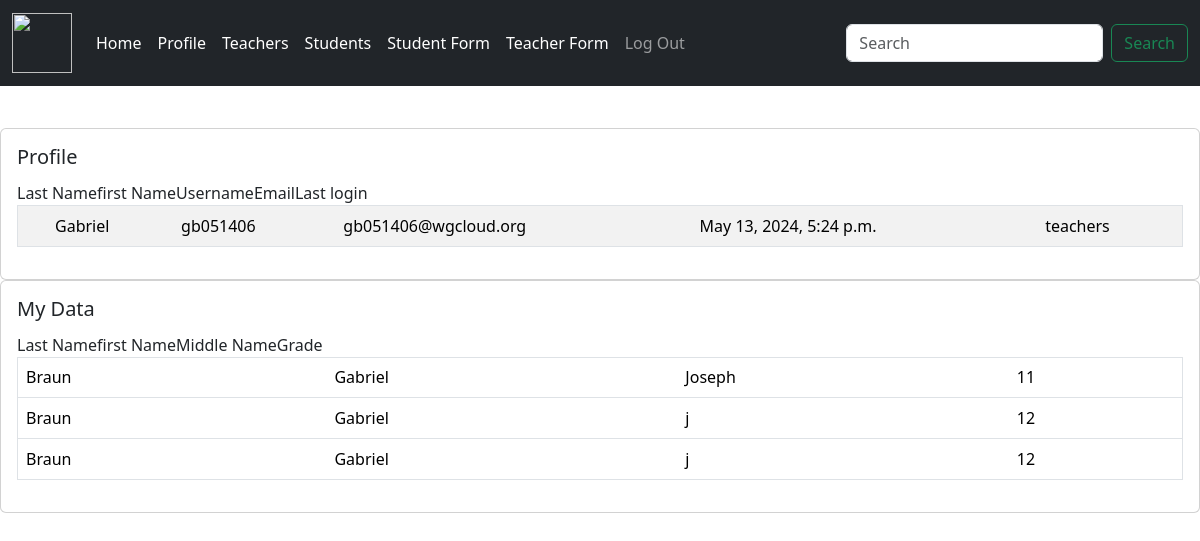
/profile/ (signed in), run on the app's committed database.
### tutorialapp/models.py (models this page shows, shortened)
class Student(models.Model):
    GRADES =(
        ('9', '9'),
        ('10', '10'),
        ('11', '11'),
        ('12', '12'),
    )
    firstname = models.CharField(max_length=200, null=True, verbose_name="First Name ")
    lastname = models.CharField(max_length=200, null=True, verbose_name="Last Name ")
    middlename = models.CharField(max_length=200, null=True, verbose_name="Middle Name ")
    grade = models.CharField(max_length=200, null=True, choices=GRADES, verbose_name="Grade ")

### tutorialapp/views.py (the view)
# urls.py: path('profile/', views.profile, name='profile'),
@login_required
def profile(request):
    mystudentaccounts = Student.objects.filter(lastname=request.user.last_name, firstname=request.user.first_name)
    context={
        'mystudentaccounts' :mystudentaccounts,
    }
    return render(request, 'profile.html', context)

### tutorialapp/templates/profile.html (shortened to what this page needs)
{% extends 'base.html' %}
{% block content %}
<h1>Profile</h1>
<br><br><br>
<div class="card" style="width: 10;">
    <div class="card-body">
      <h5 class="card-title">Profile</h5>
      <p class="card-text">
        <table border="1" width="100%" class="table table=light table-striped">
            <tbody>
                <tr>
                    <td>{{request.user.Last_Name}}</td>
                    <td>{{request.user.first_name}}</td>
                    <td>{{request.user.username}}</td>
                    <td>{{request.user.email}}</td>
                    <td>{{request.user.last_login}}</td>
                    <td>
                        {% for group in request.user.groups.all %}
                        {{group.name}}<br>
                    {% endfor %}
                    </td>
                </tr>
            </tbody>
        </table>
                </p>
    </div>
  </div>
  <div class="card" style="width: 10;">
    <div class="card-body">
      <h5 class="card-title">My Data</h5>
      <p class="card-text">
        <table border="1" width="100%" class="table table=light table-striped">
            <thead>
            {% for i in mystudentaccounts%}
                <tr>
                    <td>{{i.lastname}}</td>
                    <td>{{i.firstname}}</td>
                    <td>{{i.middlename}}</td>
                    <td>{{i.grade}}</td>
                </tr>
            {% endfor %}
            </thead>
        </table>
                </p>
    </div>
  </div>
{% endblock %}

### tutorialapp/templates/base.html (shortened to what this page needs)
{% load static %}
<!DOCTYPE html>
<html>
    <head>
        <link href="https://cdn.jsdelivr.net/npm/bootstrap@5.3.3/dist/css/bootstrap.min.css" rel="stylesheet">
    </head>
    <body>
        <nav class="navbar navbar-expand-md navbar-dark fixed-top bg-dark">
            <div class="container-fluid">
              <a class="navbar-brand" href="https://www.google.com/search?sca_esv=f753c9bfe240238f&rlz=1C1CHBF_enUS1091US1091&q=goofy+cat&uds=AMwkrPvxSHE1JOQc6Rm4P_TBX_BlPs_ifGZpSJ4UkQFy4nUo3XUlTJ-ek6vZNKApplbpLrgmD9qAVhzGlzIHFIXUNf6kp-Recc2DzeLZlLNhF9gPbxRMcbMjfLEIRLB7lb6_oSeJ7AfLzvnR5R95e-QpDsUjPOEbDA2bUxzjwPOz_lqnPAYkRIgsCsyD-u7AsGaWhWSe28qvfOWp2r1KCXmDGlmxbOaSF0pzpqJyjcreYVgl82vFLI7ji2Gx32ydGB0H_8t5mjeS5A0dq4X9etRlOpt4EvI4I2jA5lTJWgrcP-HKFYE_7I4&udm=2&prmd=ivsnbmtz&sa=X&ved=2ahUKEwi73J61392FAxXpv4kEHfzvD8sQtKgLegQIFBAB&biw=2560&bih=1279&dpr=1&safe=active&ssui=on#vhid=Feh_adc3LAyQuM&vssid=mosaic"><img src="https://upload.wikimedia.org/wikipedia/commons/5/57/Webster_Groves_WG.png" width="60" height="60" /></a>
              <div class="collapse navbar-collapse" id="navbarCollapse">
                <ul class="navbar-nav me-auto mb-2 mb-md-0">
                  <li class="nav-item">
                    <a class="nav-link active" aria-current="page" href="{% url 'home' %}">Home</a>
                  </li>
                  {% if user.is_authenticated %}
                    <li class="nav-item">
                      <a class="nav-link active" aria-current="page" href="{% url 'profile' %}">Profile</a>
                    </li>
                    <li class="nav-item">
                      <a class="nav-link active" aria-current="page" href="{% url 'teachers' %}">Teachers</a>
                    </li>
                  {% endif %}
                  {% for group in request.user.groups.all %}
                    {% if group.name == 'teachers' %}
                    <li class="nav-item">
                      <a class="nav-link active" aria-current="page" href="{% url 'students' %}">Students</a>
                    </li>
                      <li class="nav-item">
                        <a class="nav-link active" aria-current="page" href="{% url 'studentform' %}">Student Form</a>
                      </li>
                      <li class="nav-item">
                        <a class="nav-link active" aria-current="page" href="{% url 'teacherform' %}">Teacher Form</a>
                      </li>
                    {% endif %}
                  {% endfor %}
                  {% if user.is_authenticated %}
                      <li class="nav-item">
                       <a class="nav-link" aria-current="page" href="{% url 'logout' %}">Log Out</a>
                      </li>
                  {% else %}
                    <li class="nav-item">
                      <a class="nav-link" aria-current="page" href="{% url 'login' %}">Log In</a>
                    </li>
                  {% endif %}
                </ul>
                <form class="d-flex" role="search">
                  <input class="form-control me-2" type="search" placeholder="Search" aria-label="Search">
                  <button class="btn btn-outline-success" type="submit">Search</button>
                </form>
              </div>
            </div>
          </nav>
          {% block content%}{% endblock %}
    </body>
</html>

### data on the page
Student: lastname "Braun", firstname "Gabriel", middlename "Joseph", grade "11"
Student: lastname "Braun", firstname "Gabriel", middlename "j", grade "12"
Student: lastname "Braun", firstname "Gabriel", middlename "j", grade "12"

### other printed values
{{ request.user.first_name }} "Gabriel"
{{ request.user.username }} "gb051406"
{{ request.user.email }} "gb051406@wgcloud.org"
{{ request.user.last_login }} "May 13, 2024, 5:24 p.m."
{{ group.name }} "teachers"
